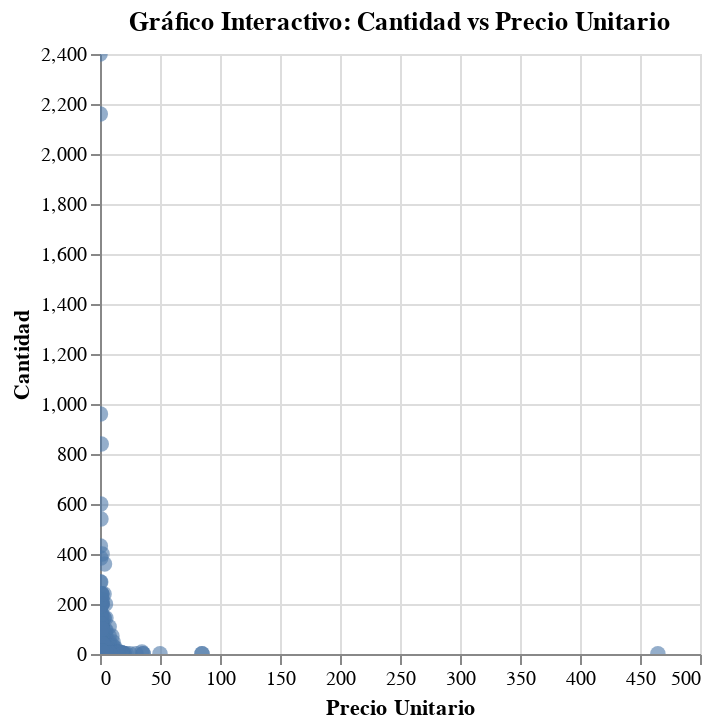

The notebook cell this image was saved under:
### Code cell
import altair as alt

# Filtrar datos válidos
subset = data[['Quantity', 'UnitPrice']].dropna()
subset = subset[subset['Quantity'] > 0]

# Crear gráfico declarativo interactivo
scatter_chart = (
    alt.Chart(subset.sample(5000))  # Muestra representativa
    .mark_circle(size=60, opacity=0.6)
    .encode(
        x=alt.X('UnitPrice', title='Precio Unitario'),
        y=alt.Y('Quantity', title='Cantidad'),
        tooltip=['Quantity', 'UnitPrice']
    )
    .interactive()  # Permite zoom y desplazamiento
    .properties(title='Gráfico Interactivo: Cantidad vs Precio Unitario')
)

scatter_chart.display()

### Figure 1 — Vega-Lite specification as saved in the notebook (floating-point values rounded to 4 significant figures; data arrays with more than 128 entries replaced by an {"elided": "..."} marker saying what was removed)
{"config": {"view": {"continuousWidth": 300, "continuousHeight": 300}}, "data": {"name": "data-08bdce834a779db2244faac59901554b"}, "mark": {"type": "circle", "opacity": 0.6, "size": 60}, "encoding": {"tooltip": [{"field": "Quantity", "type": "quantitative"}, {"field": "UnitPrice", "type": "quantitative"}], "x": {"field": "UnitPrice", "title": "Precio Unitario", "type": "quantitative"}, "y": {"field": "Quantity", "title": "Cantidad", "type": "quantitative"}}, "params": [{"name": "param_16", "select": {"type": "interval", "encodings": ["x", "y"]}, "bind": "scales"}], "title": "Gráfico Interactivo: Cantidad vs Precio Unitario", "$schema": "https://vega.github.io/schema/vega-lite/v5.20.1.json", "datasets": {"data-08bdce834a779db2244faac59901554b": {"elided": "5000 records"}}}
